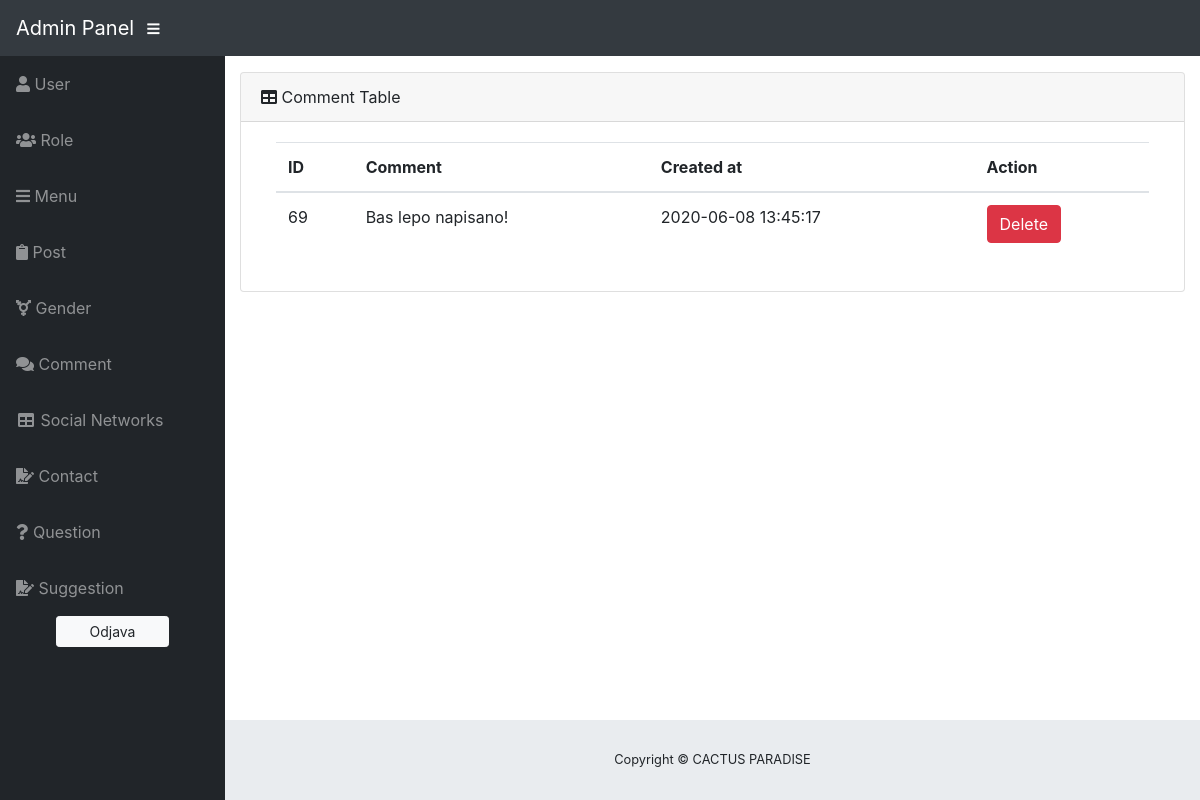
The app's page /admin/admin.php?page=comment with its own data.
### tables this page shows
CREATE TABLE `comment` (
  `commentID` int(11) NOT NULL,
  `comment` text NOT NULL,
  `userID` int(11) NOT NULL,
  `created_at` timestamp NOT NULL DEFAULT current_timestamp() ON UPDATE current_timestamp(),
  `postID` int(11) NOT NULL
);

### modules/functions.php (called while the page is built, shortened)
<?php
function getAllFromTable($table, $conn) {
	$sql = "SELECT * FROM $table;";
	$stmt = $conn->prepare($sql);
	$stmt->execute();
	return $stmt->fetchAll();
}

### admin/views/pages/comment.php (the view)
<?php
  $comments = getAllFromTable('comment', $conn);
?>
<i class="fas fa-table"></i> Comment Table</div>
<div class="container">
  <div class="card-body">
    <div class="table-responsive">
      <table class="table">
        <thead>
          <th>ID</th>
          <th>Comment</th>
          <th>Created at</th>
          <th>Action</th>
        </thead>
        <tbody class="comments">
          <?php foreach($comments as $comment) : ?>
            <tr>
              <td><?= $comment->commentID ?></td>
              <td><?= $comment->comment ?></td>
              <td><?= $comment->created_at ?></td>
              <td>
                <button class="btn btn-danger delete-btn" data-id="<?= $comment->commentID ?>">Delete</button>
              </td>
            </tr>
          <?php endforeach; ?>
        </tbody>
      </table>
    </div>
  </div>
</div>
</div>
</div>

### admin/assets/css/sb-admin.css (style rules this page uses)
html { position: relative; min-height: 100%; }
body { height: 100%; }
:root { --input-padding-x: 0.75rem; --input-padding-y: 0.75rem; }

### records on screen
comment: commentID "69", comment "Bas lepo napisano!", created_at "2020-06-08 13:45:17"
